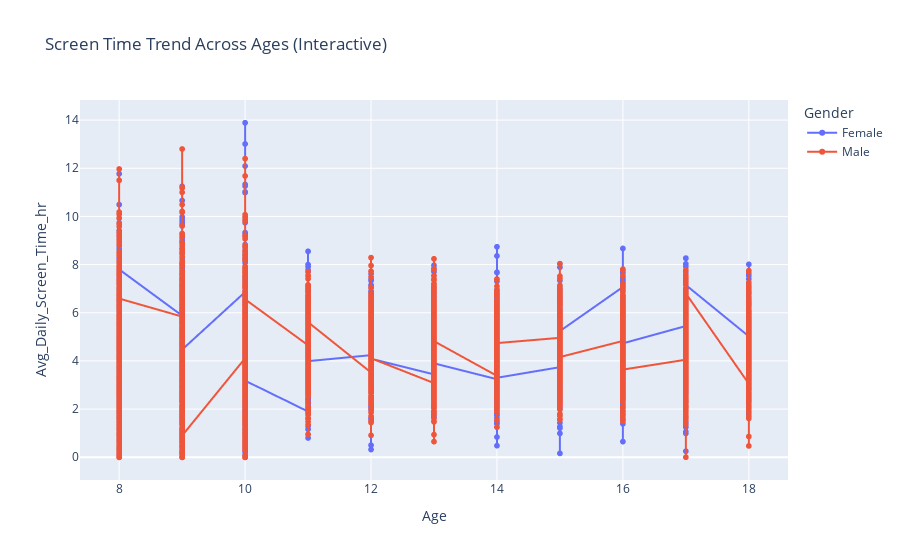

Notebook cell for this chart:
### Code cell
#Interactive Line Plot — Age vs. Screen Time
fig = px.line(df.sort_values('Age'), 
              x='Age', 
              y='Avg_Daily_Screen_Time_hr',
              color='Gender',
              title='Screen Time Trend Across Ages (Interactive)',
              markers=True)
fig.show()

### Figure 1 — Plotly figure (JSON) as saved in the notebook; plotly's stock layout.template omitted (floating-point values rounded to 4 significant figures; data arrays with more than 128 entries replaced by an {"elided": "..."} marker saying what was removed)
{"data": [{"hovertemplate": "Gender=Female<br>Age=%{x}<br>Avg_Daily_Screen_Time_hr=%{y}<extra></extra>", "legendgroup": "Female", "line": {"color": "#636efa", "dash": "solid"}, "marker": {"symbol": "circle"}, "mode": "lines+markers", "name": "Female", "showlegend": true, "type": "scattergl", "x": {"elided": "4739 int values"}, "xaxis": "x", "y": {"elided": "4739 float values"}, "yaxis": "y"}, {"hovertemplate": "Gender=Male<br>Age=%{x}<br>Avg_Daily_Screen_Time_hr=%{y}<extra></extra>", "legendgroup": "Male", "line": {"color": "#EF553B", "dash": "solid"}, "marker": {"symbol": "circle"}, "mode": "lines+markers", "name": "Male", "showlegend": true, "type": "scattergl", "x": {"elided": "4926 int values"}, "xaxis": "x", "y": {"elided": "4926 float values"}, "yaxis": "y"}], "layout": {"autosize": true, "legend": {"title": {"text": "Gender"}, "tracegroupgap": 0}, "title": {"text": "Screen Time Trend Across Ages (Interactive)"}, "xaxis": {"anchor": "y", "autorange": true, "domain": [0, 1], "range": [7.393, 18.61], "title": {"text": "Age"}, "type": "linear"}, "yaxis": {"anchor": "x", "autorange": true, "domain": [0, 1], "range": [-1.146, 15.04], "title": {"text": "Avg_Daily_Screen_Time_hr"}, "type": "linear"}}}
